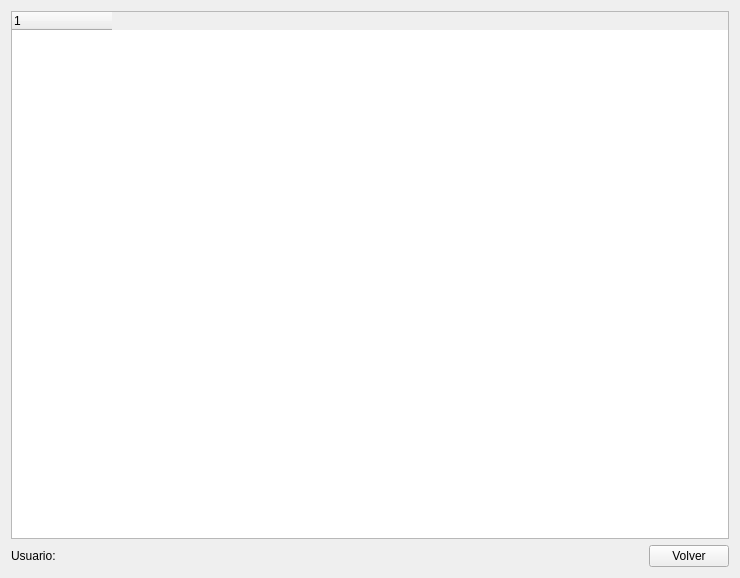
<?xml version="1.0" encoding="UTF-8"?>
<ui version="4.0">
 <class>Ventana</class>
 <widget class="QWidget" name="Ventana">
  <property name="enabled">
   <bool>true</bool>
  </property>
  <property name="geometry">
   <rect>
    <x>0</x>
    <y>0</y>
    <width>740</width>
    <height>578</height>
   </rect>
  </property>
  <property name="minimumSize">
   <size>
    <width>740</width>
    <height>578</height>
   </size>
  </property>
  <property name="windowTitle">
   <string>Ventana</string>
  </property>
  <layout class="QGridLayout" name="gridLayout">
   <item row="1" column="1">
    <spacer name="horizontalSpacer">
     <property name="orientation">
      <enum>Qt::Horizontal</enum>
     </property>
     <property name="sizeHint" stdset="0">
      <size>
       <width>40</width>
       <height>20</height>
      </size>
     </property>
    </spacer>
   </item>
   <item row="1" column="2">
    <widget class="QPushButton" name="pbVolver">
     <property name="text">
      <string>Volver</string>
     </property>
    </widget>
   </item>
   <item row="1" column="0">
    <widget class="QLabel" name="lUsuarioActivo">
     <property name="text">
      <string>Usuario: </string>
     </property>
    </widget>
   </item>
   <item row="0" column="0" colspan="3">
    <widget class="QTreeWidget" name="twListaUsuarios">
     <property name="wordWrap">
      <bool>false</bool>
     </property>
     <property name="headerHidden">
      <bool>false</bool>
     </property>
     <attribute name="headerCascadingSectionResizes">
      <bool>false</bool>
     </attribute>
     <attribute name="headerHighlightSections">
      <bool>false</bool>
     </attribute>
     <attribute name="headerShowSortIndicator" stdset="0">
      <bool>false</bool>
     </attribute>
     <attribute name="headerStretchLastSection">
      <bool>false</bool>
     </attribute>
     <column>
      <property name="text">
       <string notr="true">1</string>
      </property>
     </column>
    </widget>
   </item>
  </layout>
 </widget>
 <resources/>
 <connections/>
</ui>
